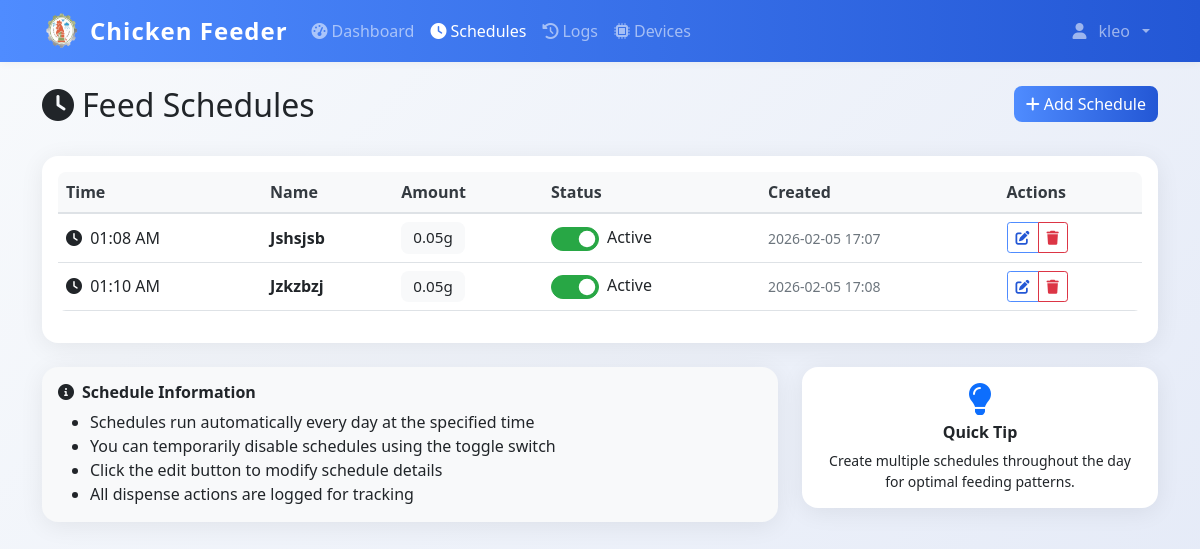
Before: /schedules (signed in) with the older database file.
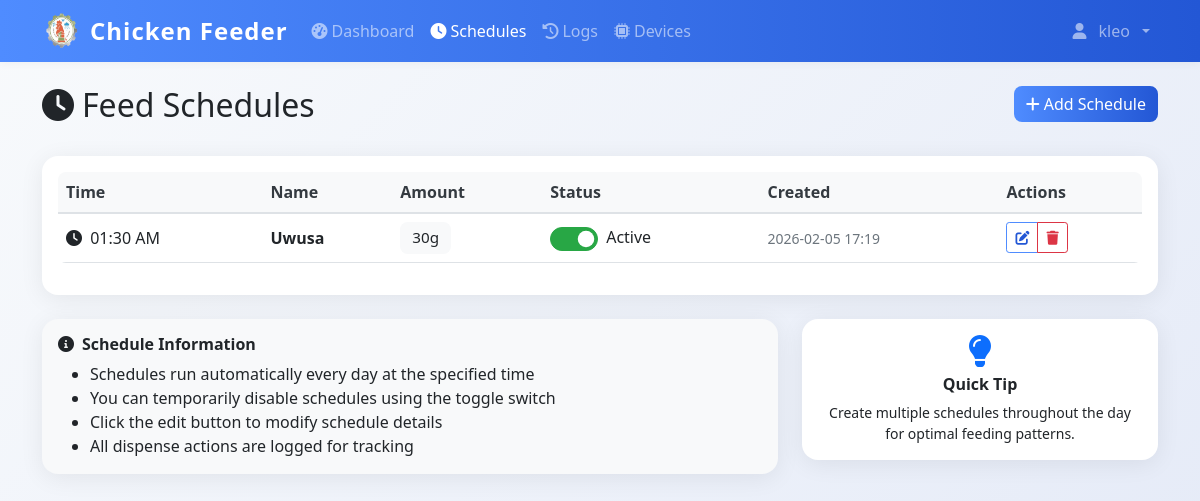
After: the same page with the newer database file.
### models.py (models this page shows)
class User(UserMixin, db.Model):
    id = db.Column(db.Integer, primary_key=True)
    username = db.Column(db.String(80), unique=True, nullable=False)
    email = db.Column(db.String(120), unique=True, nullable=False)
    password_hash = db.Column(db.String(120), nullable=False)
    iot_device_url = db.Column(db.String(255), nullable=True)  # e.g., 'http://192.168.1.100:5000' or 'pi_klei'
    is_admin = db.Column(db.Boolean, default=True)
    created_at = db.Column(db.DateTime, default=datetime.utcnow)

class FeedSchedule(db.Model):
    id = db.Column(db.Integer, primary_key=True)
    name = db.Column(db.String(100), nullable=False)
    feed_time = db.Column(db.Time, nullable=False)
    amount_grams = db.Column(db.Integer, nullable=False)
    is_active = db.Column(db.Boolean, default=True)
    created_by = db.Column(db.Integer, db.ForeignKey('user.id'), nullable=False)
    created_at = db.Column(db.DateTime, default=datetime.utcnow)
    user = db.relationship('User', backref=db.backref('schedules', lazy=True))

### app.py (the view)
@app.route('/schedules')
@login_required
def schedules():
    schedules = FeedSchedule.query.filter_by(created_by=current_user.id).order_by(FeedSchedule.feed_time).all()
    return render_template('schedules.html', schedules=schedules)

### app.py (called while the page is built)
@login_manager.user_loader
def load_user(user_id):
    return db.session.get(User, int(user_id))

@app.context_processor
def inject_datetime():
    return {'datetime': datetime}

@app.before_request
def restrict_admin_from_user_pages():
    if current_user.is_authenticated and getattr(current_user, 'is_admin', False):
        admin_paths = ['/admin', '/admin/', '/admin/dashboard', '/admin/config', '/admin/create', '/admin/feed-ratio']
        if not any(request.path.startswith(p) for p in admin_paths):
            if not request.path.startswith('/static') and not request.path.startswith('/logout'):
                return redirect(url_for('admin.dashboard'))

### templates/schedules.html (shortened to what this page needs)
{% extends "base.html" %}
{% block content %}
<div class="container mt-4">
    <div class="row mb-4">
        <div class="col">
            <h1 class="h2">
                <i class="fas fa-clock me-2"></i>Feed Schedules
            </h1>
        </div>
        <div class="col-auto">
            <a href="{{ url_for('add_schedule') }}" class="btn btn-primary">
                <i class="fas fa-plus me-1"></i>Add Schedule
            </a>
        </div>
    </div>
    <div class="card">
        <div class="card-body">
            {% if schedules %}
            <div class="table-responsive">
                <table class="table table-hover">
                    <thead>
                        <tr>
                            <th>Time</th>
                            <th>Name</th>
                            <th>Amount</th>
                            <th>Status</th>
                            <th>Created</th>
                            <th>Actions</th>
                        </tr>
                    </thead>
                    <tbody>
                        {% for schedule in schedules %}
                        <tr id="schedule-{{ schedule.id }}">
                            <td>
                                <i class="fas fa-clock me-1"></i>
                                {{ schedule.feed_time.strftime('%I:%M %p') }}
                            </td>
                            <td>
                                <strong>{{ schedule.name }}</strong>
                            </td>
                            <td>
                                <span class="badge bg-light text-dark">{{ schedule.amount_grams }}g</span>
                            </td>
                            <td>
                                <div class="form-check form-switch d-flex align-items-center gap-2">
                                    <input class="form-check-input" type="checkbox"
                                        id="toggle-{{ schedule.id }}"
                                        {% if schedule.is_active %}checked{% endif %}
                                        onchange="toggleSchedule(this)" data-id="{{ schedule.id }}">
                                    <label class="form-check-label" for="toggle-{{ schedule.id }}">
                                        <span id="status-text-{{ schedule.id }}">
                                            {% if schedule.is_active %}Active{% else %}Inactive{% endif %}
                                        </span>
                                    </label>
                                </div>
                            </td>
                            <td>
                                <small class="text-muted">
                                    {{ schedule.created_at.strftime('%Y-%m-%d %H:%M') }}
                                </small>
                            </td>
                            <td>
                                <div class="btn-group btn-group-sm">
                                    <a class="btn btn-outline-primary"
                                       href="{{ url_for('edit_schedule', schedule_id=schedule.id) }}"
                                       title="Edit this schedule">
                                        <i class="fas fa-edit"></i>
                                    </a>
                                    <button class="btn btn-outline-danger"
                                            onclick="deleteSchedule(this)"
                                            data-id="{{ schedule.id }}"
                                            data-name="{{ schedule.name }}"
                                            title="Delete schedule">
                                        <i class="fas fa-trash"></i>
                                    </button>
                                </div>
                            </td>
                        </tr>
                        {% endfor %}
                    </tbody>
                </table>
            </div>
            {% endif %}
        </div>
    </div>
    <div class="row mt-4">
        <div class="col-lg-8">
            <div class="card bg-light">
                <div class="card-body">
                    <h6 class="card-title">
                        <i class="fas fa-info-circle me-2"></i>Schedule Information
                    </h6>
                    <ul class="mb-0">
                        <li>Schedules run automatically every day at the specified time</li>
                        <li>You can temporarily disable schedules using the toggle switch</li>
                        <li>Click the edit button to modify schedule details</li>
                        <li>All dispense actions are logged for tracking</li>
                    </ul>
                </div>
            </div>
        </div>
        <div class="col-lg-4">
            <div class="card border-primary">
                <div class="card-body text-center">
                    <i class="fas fa-lightbulb fa-2x text-primary mb-2"></i>
                    <h6 class="card-title">Quick Tip</h6>
                    <p class="card-text small">
                        Create multiple schedules throughout the day for optimal feeding patterns.
                    </p>
                </div>
            </div>
        </div>
    </div>
</div>
{% endblock %}

### templates/base.html (shortened to what this page needs)
<!DOCTYPE html>
<html lang="en">
<head>
    <link href="https://cdn.jsdelivr.net/npm/bootstrap@5.1.3/dist/css/bootstrap.min.css" rel="stylesheet">
    <link href="https://cdnjs.cloudflare.com/ajax/libs/font-awesome/6.0.0/css/all.min.css" rel="stylesheet">
    <link href="{{ url_for('static', filename='css/style.css') }}" rel="stylesheet">
</head>
<body>
    {% if current_user.is_authenticated %}
    <nav class="navbar navbar-expand-lg navbar-dark bg-primary">
        <div class="container">
            <div class="d-flex align-items-center gap-2">
                <img src="{{ url_for('static', filename='img/chicken-logo.png') }}" alt="Logo" style="width:40px;height:40px;" >
                <a class="navbar-brand" href="{{ url_for('dashboard') }}">
                   Chicken Feeder
                </a>
            </div>
            <div class="collapse navbar-collapse" id="navbarNav">
                <ul class="navbar-nav me-auto">
                    <li class="nav-item">
                        <a class="nav-link {% if request.endpoint == 'dashboard' %}active{% endif %}"
                           href="{{ url_for('dashboard') }}">
                            <i class="fas fa-tachometer-alt me-1"></i>Dashboard
                        </a>
                    </li>
                    <li class="nav-item">
                        <a class="nav-link {% if request.endpoint in ['schedules', 'add_schedule'] %}active{% endif %}"
                           href="{{ url_for('schedules') }}">
                            <i class="fas fa-clock me-1"></i>Schedules
                        </a>
                    </li>
                    <li class="nav-item">
                        <a class="nav-link {% if request.endpoint == 'logs' %}active{% endif %}"
                           href="{{ url_for('logs') }}">
                            <i class="fas fa-history me-1"></i>Logs
                        </a>
                    </li>
                    <li class="nav-item">
                        <a class="nav-link {% if request.endpoint in ['devices', 'add_device'] %}active{% endif %}"
                           href="{{ url_for('devices') }}">
                            <i class="fas fa-microchip me-1"></i>Devices
                        </a>
                    </li>
                </ul>
                <ul class="navbar-nav">
                    <li class="nav-item dropdown">
                        <a class="nav-link dropdown-toggle d-flex align-items-center gap-2" href="#" id="navbarDropdown" role="button"
                           data-bs-toggle="dropdown" aria-expanded="false">
                            <i class="fas fa-user me-1 "></i>{{ current_user.username }}
                        </a>
                    </li>
                </ul>
            </div>
        </div>
    </nav>
    {% endif %}
    <main class="container-fluid align-items-center">
        {% block content %}{% endblock %}
    </main>
</body>
</html>

### static/css/style.css (style rules this page uses)
:root { --primary-color: #2c5f2d; --secondary-color: #97bc62; --success-color: #28a745; --danger-color: #dc3545; --warning-color: #ffc107; --info-color: #17a2b8; --light-color: #f8f9fa; --dark-color: #343a40; }
body { font-family: 'Segoe UI', Tahoma, Geneva, Verdana, sans-serif; background-color: #f5f7fa; }
.navbar-brand { font-weight: bold; font-size: 1.5rem; }
.navbar-nav .nav-link { font-weight: 500; transition: all 0.2s ease; }
.card { border: none; border-radius: 12px; box-shadow: 0 2px 10px rgba(0,0,0,0.08); transition: all 0.3s ease; }
.btn { border-radius: 8px; font-weight: 500; transition: all 0.2s ease; }
.btn-primary { background: linear-gradient(135deg, var(--primary-color) 0%, var(--secondary-color) 100%); border: none; }
.table { border-radius: 8px; overflow: hidden; }
.table thead th { background-color: #f8f9fa; border-bottom: 2px solid #dee2e6; font-weight: 600; color: var(--dark-color); }
.badge { border-radius: 20px; font-size: 0.75rem; font-weight: 500; padding: 0.5rem 0.75rem; }
.form-switch .form-check-input { width: 3rem; height: 1.5rem; border-radius: 3rem; }
.form-switch .form-check-input:checked { background-color: var(--success-color); border-color: var(--success-color); }

### templates/base.html (style rules this page uses)
body { background: linear-gradient(135deg, #f8fafc 0%, #e3e9f7 100%); min-height: 100vh; }
.navbar { box-shadow: 0 2px 8px rgba(0,0,0,0.04); }
.card { border-radius: 1rem; box-shadow: 0 4px 24px rgba(0,0,0,0.07); }
.btn-primary, .bg-primary { background: linear-gradient(90deg, #4f8cff 0%, #2357d5 100%) !important; border: none; }
.btn-outline-primary { border-color: #4f8cff !important; color: #2357d5 !important; }
.card-title, h1, h2, h3, h4, h5, h6 { font-family: 'Segoe UI', 'Roboto', 'Arial', sans-serif; font-weight: 600; }
.badge { font-size: 0.95em; border-radius: 0.5em; }
.table th, .table td { vertical-align: middle !important; }
.navbar-brand { font-weight: bold; letter-spacing: 1px; }

Changed rows visible on the page:
removed FeedSchedule: feed_time "01:10 AM", name "Jzkzbzj", amount_grams "0.05", is_active "☑", shows "Active", created_at "2026-02-05 17:08"
changed FeedSchedule: feed_time "01:08 AM" → "01:30 AM"; name "Jshsjsb" → "Uwusa"; amount_grams "0.05" → "30"; created_at "2026-02-05 17:07" → "2026-02-05 17:19"
